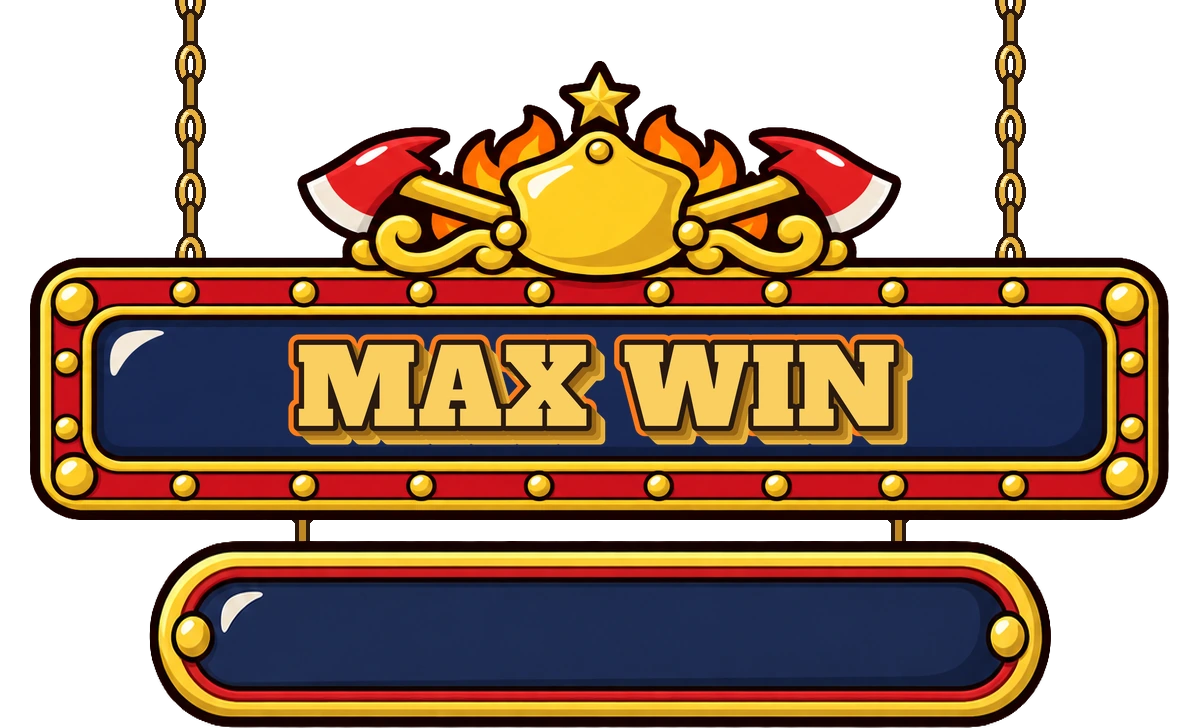
#> input picture game/dist/assets/winrungs/signs/max.webp, 1200 x 728 px
$ python alpha_solidify.py ../../game/dist/assets/winrungs/signs/max.webp
#> lines starting #> are read from the running program, lines starting #| are printed output that depends on the picture; after the words box and inside, x2 and y2 are one past the last pixel; in counts of white or black regions, pixels touching at a corner belong together
#!/usr/bin/env python3
"""Solidify near-opaque interiors of transparent PNG/WEBP layers.

gpt-image transparent outputs carry a maximum alpha of 254 (no fully opaque pixel), which a strict
delivered-layer check (Codex thumbnail validator, 2026-09-25) flags: a foreground must have clean OPAQUE
interiors and soft edges only where the silhouette meets the background. This pass maps alpha >= HI to 255
and leaves the edge band (0 < alpha < HI) untouched, then reports the distribution. Never touches RGB.

Usage: python3 tools/art/alpha_solidify.py [--hi 250] [--check] <file-or-dir> ...
  --check   report only (exit 1 if any file has no fully opaque pixel while having interior pixels)
"""
import argparse, os, sys
import numpy as np
from PIL import Image

EXT = ('.png', '.webp')

def stats(a):
    al = a[..., 3]
    return dict(min=int(al.min()), max=int(al.max()), transparent=float((al == 0).mean()),
                opaque=float((al == 255).mean()), near=float(((al >= 250) & (al < 255)).mean()),
                edge=float(((al > 0) & (al < 250)).mean()))

def solidify(path, hi, check):
#> called with hi = 250, check = False
    im = Image.open(path)
#> im is the input picture: PIL image 1200x728 RGBA; mean R, G, B, A 75.9, 51.3, 30.5, 157.9
    if im.mode != 'RGBA':
        print(f'skip (not RGBA): {path}'); return True
    a = np.array(im); before = stats(a)
#> in stats, `al = a[..., 3]`:
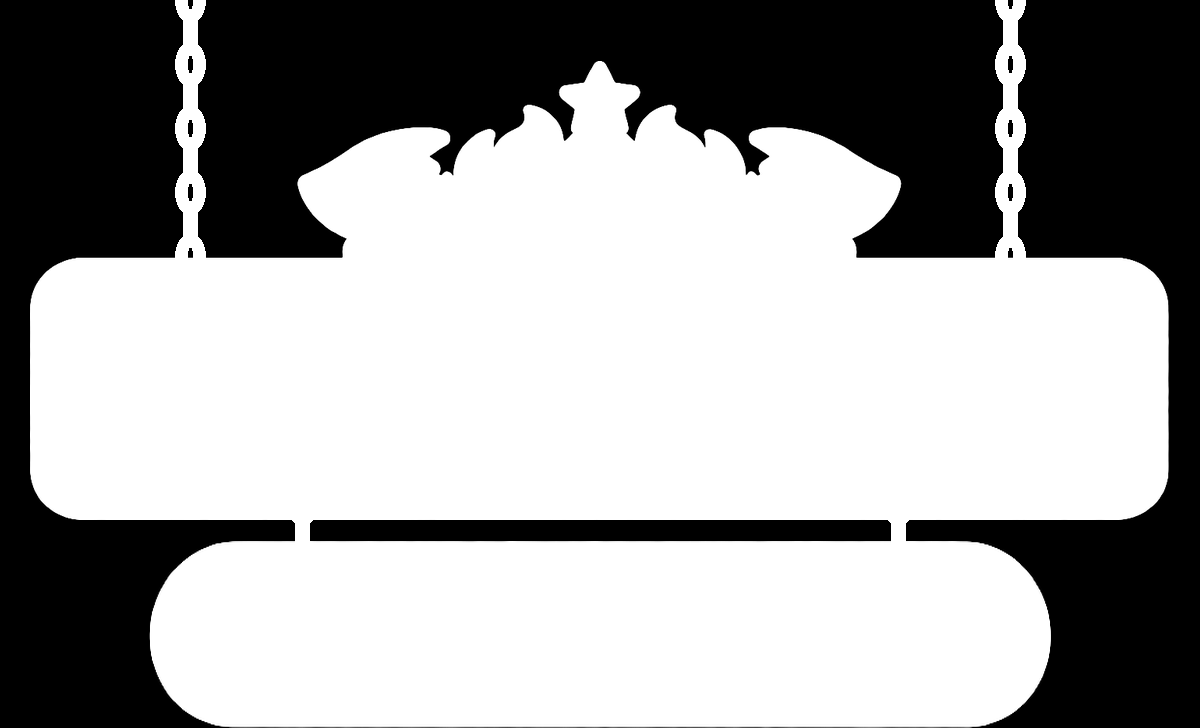
#> al: shape (728, 1200); min 0, max 255, mean 157.9
#> after `before = stats(a)`: before = {'min': 0, 'max': 255, 'transparent': 0.375, 'opaque': 0.61, 'near': 0.005, 'edge': 0.00977}
    bad = before['opaque'] == 0 and (before['near'] > 0)
#> bad = False
    if check:
        print(f"{'FLAG' if bad else 'ok  '} {path} alpha max {before['max']} opaque {before['opaque']:.2%} near {before['near']:.2%} edge {before['edge']:.2%}")
        return not bad
    al = a[..., 3]; al[al >= hi] = 255; a[..., 3] = al
#> after `al[al >= hi] = 255`: al: shape (728, 1200); 0.5% of pixels changed, all inside (x1, y1, x2, y2) = (30, 61, 1168, 726)
    out = Image.fromarray(a, 'RGBA')
    if path.lower().endswith('.webp'):
        out.save(path, 'WEBP', lossless=True, quality=100, method=6, exact=True)
    else:
        out.save(path, 'PNG', optimize=True)
    after = stats(np.array(Image.open(path)))
#> after = {'min': 0, 'max': 255, 'transparent': 0.375, 'opaque': 0.615, 'near': 0, 'edge': 0.00977}
    print(f"solidified {path}: opaque {before['opaque']:.2%} -> {after['opaque']:.2%}, edge {after['edge']:.2%}, max {after['max']}")
#| solidified ../../game/dist/assets/winrungs/signs/max.webp: opaque 60.99% -> 61.49%, edge 0.98%, max 255
    return True

def main():
    ap = argparse.ArgumentParser(); ap.add_argument('paths', nargs='+'); ap.add_argument('--hi', type=int, default=250); ap.add_argument('--check', action='store_true')
    ns = ap.parse_args(); ok = True
    for p in ns.paths:
        files = [p] if os.path.isfile(p) else [os.path.join(d, f) for d, _, fs in os.walk(p) for f in fs if f.lower().endswith(EXT)]
        for f in sorted(files):
            ok = solidify(f, ns.hi, ns.check) and ok
    sys.exit(0 if ok else 1)
#> (the program exits here)

$ run again, with game/dist/assets/winrungs/signs/big.webp copied over game/dist/assets/winrungs/signs/max.webp
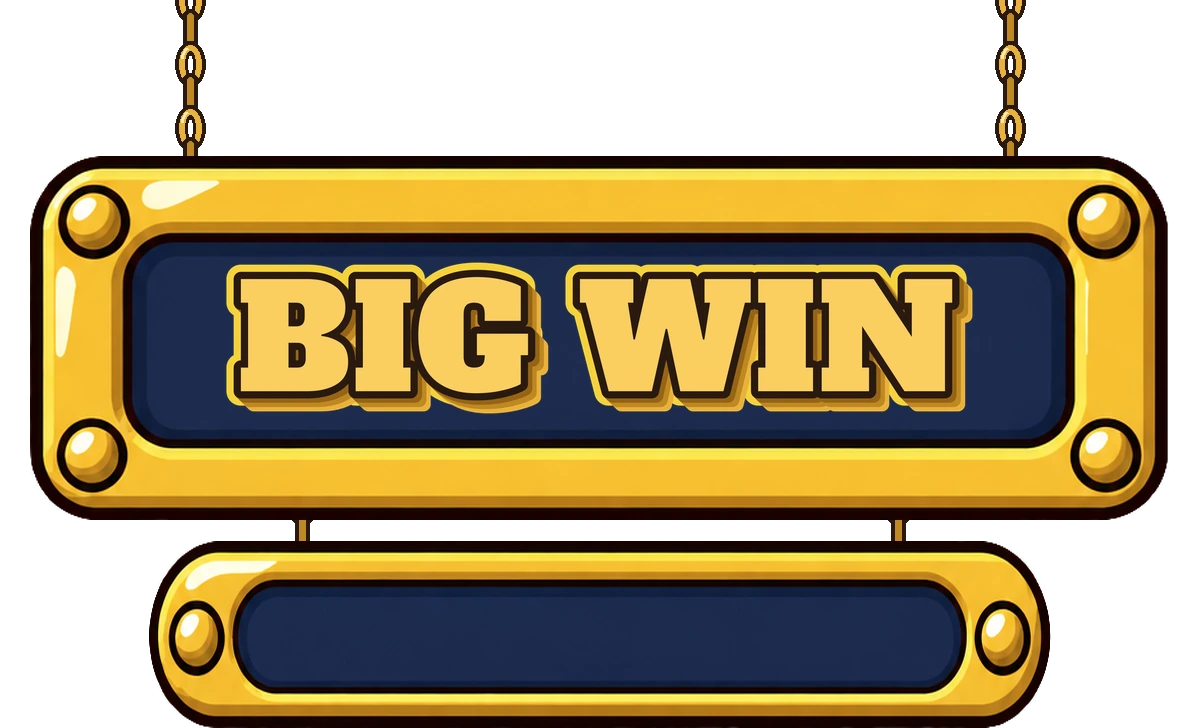
#> input picture game/dist/assets/winrungs/signs/big.webp, 1200 x 728 px
#> in solidify, im is the input picture: PIL image 1200x728 RGBA; mean R, G, B, A 89, 73.1, 35.8, 169.2
#> in stats, `al = a[..., 3]`:
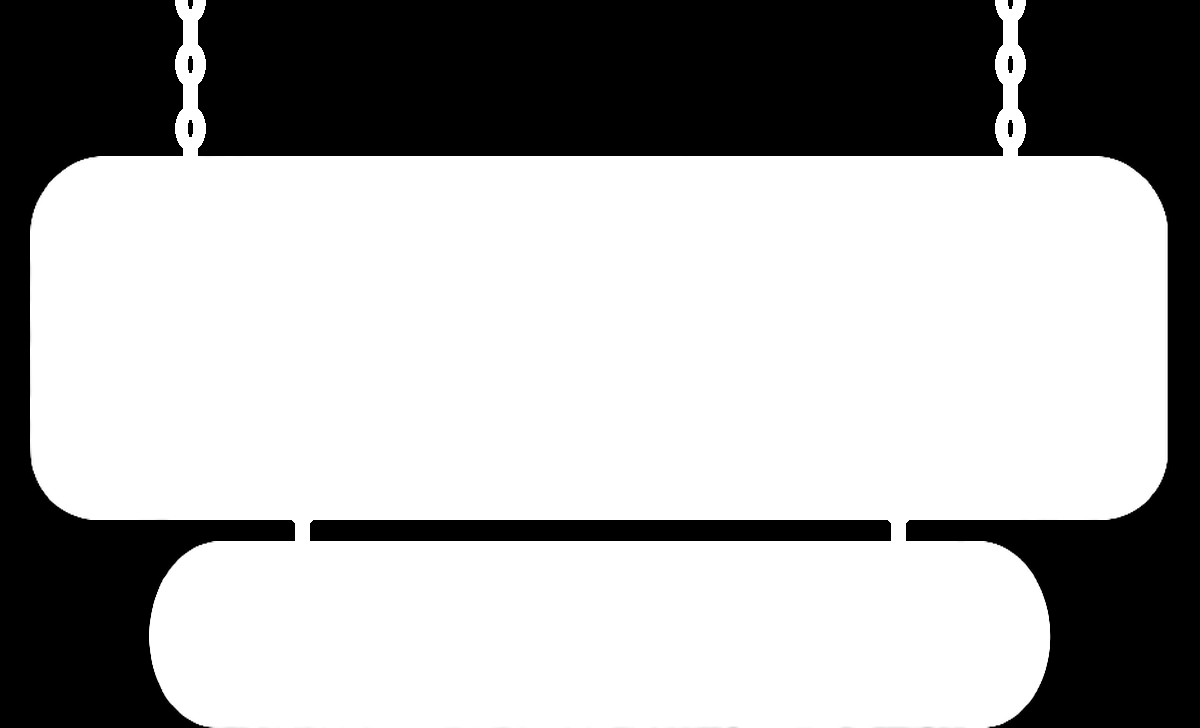
#> al: shape (728, 1200); min 0, max 255, mean 169.2
#> before = {'min': 0, 'max': 255, 'transparent': 0.335, 'opaque': 0.659, 'near': 0.00184, 'edge': 0.00393}
#> bad = False
#> a: shape (728, 1200, 4); 0.18% of pixels changed, all inside (x1, y1, x2, y2) = (30, 156, 1167, 728)
#> after = {'min': 0, 'max': 255, 'transparent': 0.335, 'opaque': 0.661, 'near': 0, 'edge': 0.00393}
#| solidified ../../game/dist/assets/winrungs/signs/max.webp: opaque 65.95% -> 66.13%, edge 0.39%, max 255
